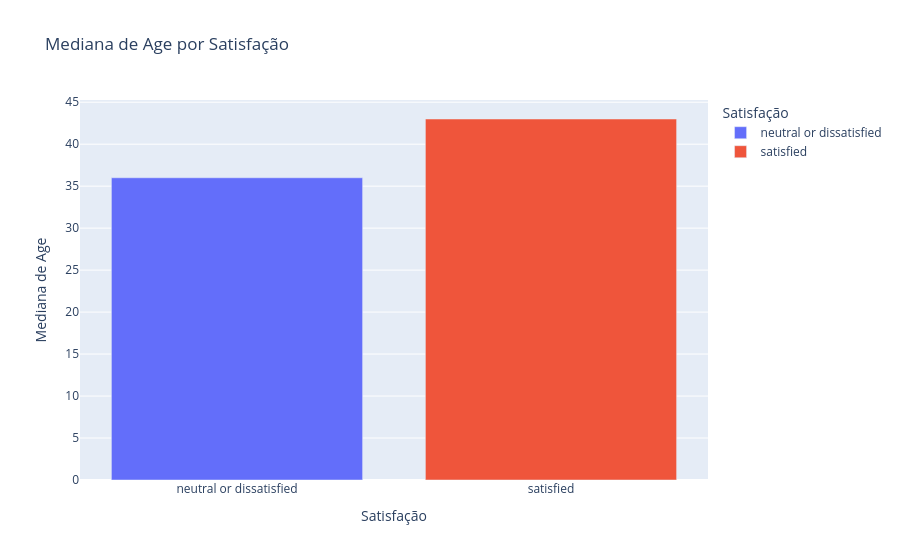
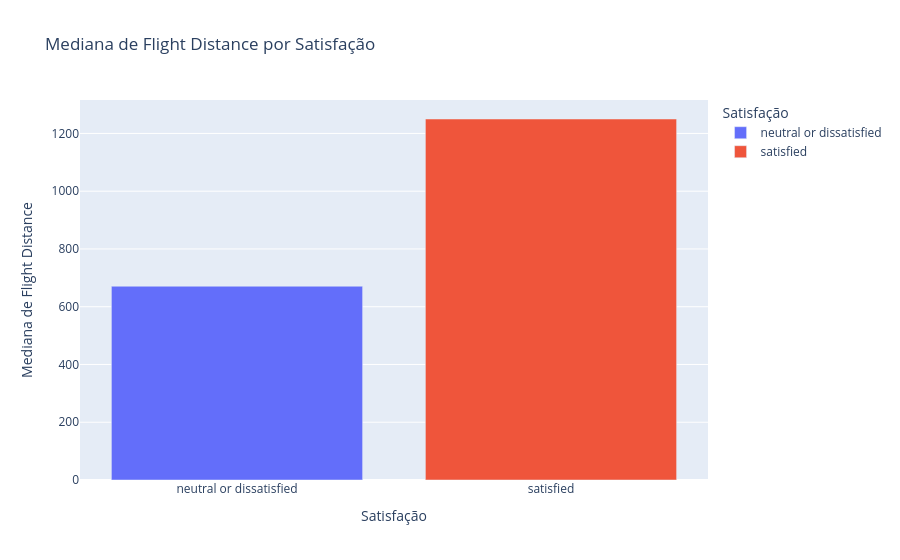
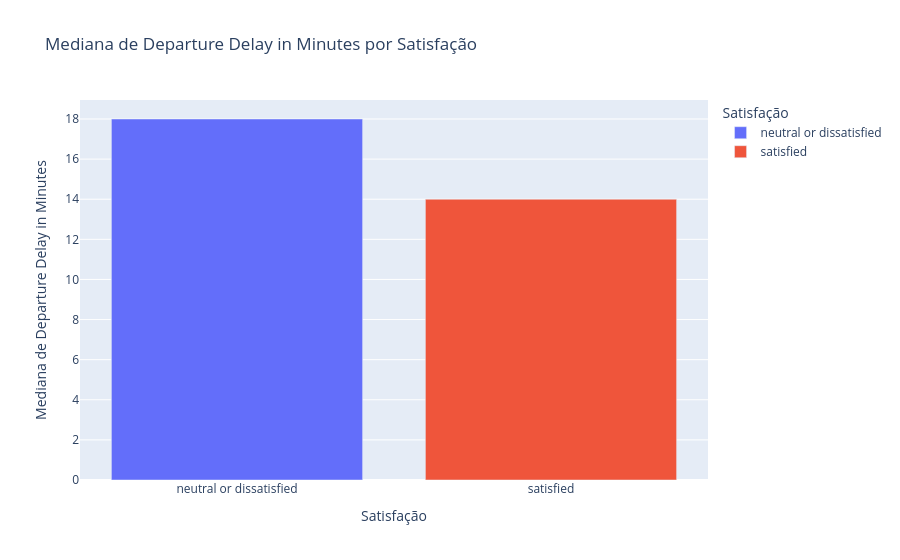
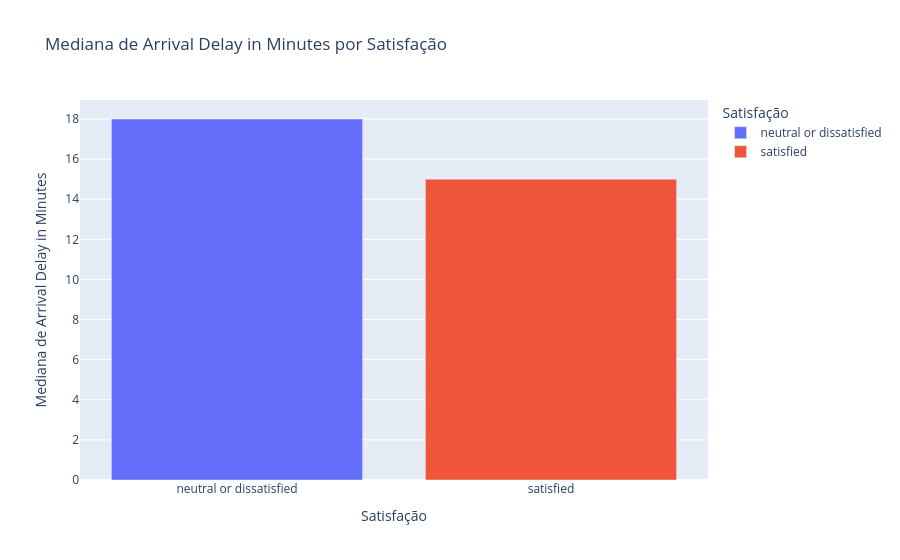

The cell these charts' notebook holds for them, in order:
### Markdown cell above
#### Pude notar que alguns dos dados categoricos estão desbalanceados, será necessário realizar o ajuste mais posteriormente. Agora será feito a análise bivarida dos dados.

### Code cell
colunas = [
    'Age', 
    'Flight Distance', 
    'Departure Delay in Minutes',
    'Arrival Delay in Minutes'
]

for col in colunas:
    if df[col].dtype in ['int64', 'float64']:
        
        # Remove nulos e zeros antes de calcular a mediana
        df_filtrado = df[df[col].notna() & (df[col] > 0)]
        
        # Calcula a mediana da coluna numérica agrupada pelo target
        mediana = df_filtrado.groupby('satisfaction')[col].median().reset_index()
        
        fig = px.bar(
            mediana,
            x='satisfaction',
            y=col,
            title=f'Mediana de {col} por Satisfação',
            labels={'satisfaction': 'Satisfação', col: f'Mediana de {col}'},
            color='satisfaction'
        )
        fig.show()

### Figure 1 — Plotly figure (JSON) as saved in the notebook; plotly's stock layout.template omitted (floating-point values rounded to 4 significant figures)
{"data": [{"hovertemplate": "Satisfação=%{x}<br>Mediana de Age=%{y}<extra></extra>", "legendgroup": "neutral or dissatisfied", "marker": {"color": "#636efa", "pattern": {"shape": ""}}, "name": "neutral or dissatisfied", "orientation": "v", "showlegend": true, "textposition": "auto", "type": "bar", "x": ["neutral or dissatisfied"], "xaxis": "x", "y": [36.0], "yaxis": "y"}, {"hovertemplate": "Satisfação=%{x}<br>Mediana de Age=%{y}<extra></extra>", "legendgroup": "satisfied", "marker": {"color": "#EF553B", "pattern": {"shape": ""}}, "name": "satisfied", "orientation": "v", "showlegend": true, "textposition": "auto", "type": "bar", "x": ["satisfied"], "xaxis": "x", "y": [43.0], "yaxis": "y"}], "layout": {"barmode": "relative", "legend": {"title": {"text": "Satisfação"}, "tracegroupgap": 0}, "title": {"text": "Mediana de Age por Satisfação"}, "xaxis": {"anchor": "y", "categoryarray": ["neutral or dissatisfied", "satisfied"], "categoryorder": "array", "domain": [0, 1], "title": {"text": "Satisfação"}}, "yaxis": {"anchor": "x", "domain": [0, 1], "title": {"text": "Mediana de Age"}}}}

### Figure 2 — Plotly figure (JSON) as saved in the notebook; plotly's stock layout.template omitted (floating-point values rounded to 4 significant figures)
{"data": [{"hovertemplate": "Satisfação=%{x}<br>Mediana de Flight Distance=%{y}<extra></extra>", "legendgroup": "neutral or dissatisfied", "marker": {"color": "#636efa", "pattern": {"shape": ""}}, "name": "neutral or dissatisfied", "orientation": "v", "showlegend": true, "textposition": "auto", "type": "bar", "x": ["neutral or dissatisfied"], "xaxis": "x", "y": [671.0], "yaxis": "y"}, {"hovertemplate": "Satisfação=%{x}<br>Mediana de Flight Distance=%{y}<extra></extra>", "legendgroup": "satisfied", "marker": {"color": "#EF553B", "pattern": {"shape": ""}}, "name": "satisfied", "orientation": "v", "showlegend": true, "textposition": "auto", "type": "bar", "x": ["satisfied"], "xaxis": "x", "y": [1250.0], "yaxis": "y"}], "layout": {"barmode": "relative", "legend": {"title": {"text": "Satisfação"}, "tracegroupgap": 0}, "title": {"text": "Mediana de Flight Distance por Satisfação"}, "xaxis": {"anchor": "y", "categoryarray": ["neutral or dissatisfied", "satisfied"], "categoryorder": "array", "domain": [0, 1], "title": {"text": "Satisfação"}}, "yaxis": {"anchor": "x", "domain": [0, 1], "title": {"text": "Mediana de Flight Distance"}}}}

### Figure 3 — Plotly figure (JSON) as saved in the notebook; plotly's stock layout.template omitted (floating-point values rounded to 4 significant figures)
{"data": [{"hovertemplate": "Satisfação=%{x}<br>Mediana de Departure Delay in Minutes=%{y}<extra></extra>", "legendgroup": "neutral or dissatisfied", "marker": {"color": "#636efa", "pattern": {"shape": ""}}, "name": "neutral or dissatisfied", "orientation": "v", "showlegend": true, "textposition": "auto", "type": "bar", "x": ["neutral or dissatisfied"], "xaxis": "x", "y": [18.0], "yaxis": "y"}, {"hovertemplate": "Satisfação=%{x}<br>Mediana de Departure Delay in Minutes=%{y}<extra></extra>", "legendgroup": "satisfied", "marker": {"color": "#EF553B", "pattern": {"shape": ""}}, "name": "satisfied", "orientation": "v", "showlegend": true, "textposition": "auto", "type": "bar", "x": ["satisfied"], "xaxis": "x", "y": [14.0], "yaxis": "y"}], "layout": {"barmode": "relative", "legend": {"title": {"text": "Satisfação"}, "tracegroupgap": 0}, "title": {"text": "Mediana de Departure Delay in Minutes por Satisfação"}, "xaxis": {"anchor": "y", "categoryarray": ["neutral or dissatisfied", "satisfied"], "categoryorder": "array", "domain": [0, 1], "title": {"text": "Satisfação"}}, "yaxis": {"anchor": "x", "domain": [0, 1], "title": {"text": "Mediana de Departure Delay in Minutes"}}}}

### Figure 4 — Plotly figure (JSON) as saved in the notebook; plotly's stock layout.template omitted (floating-point values rounded to 4 significant figures)
{"data": [{"hovertemplate": "Satisfação=%{x}<br>Mediana de Arrival Delay in Minutes=%{y}<extra></extra>", "legendgroup": "neutral or dissatisfied", "marker": {"color": "#636efa", "pattern": {"shape": ""}}, "name": "neutral or dissatisfied", "orientation": "v", "showlegend": true, "textposition": "auto", "type": "bar", "x": ["neutral or dissatisfied"], "xaxis": "x", "y": [18.0], "yaxis": "y"}, {"hovertemplate": "Satisfação=%{x}<br>Mediana de Arrival Delay in Minutes=%{y}<extra></extra>", "legendgroup": "satisfied", "marker": {"color": "#EF553B", "pattern": {"shape": ""}}, "name": "satisfied", "orientation": "v", "showlegend": true, "textposition": "auto", "type": "bar", "x": ["satisfied"], "xaxis": "x", "y": [15.0], "yaxis": "y"}], "layout": {"barmode": "relative", "legend": {"title": {"text": "Satisfação"}, "tracegroupgap": 0}, "title": {"text": "Mediana de Arrival Delay in Minutes por Satisfação"}, "xaxis": {"anchor": "y", "categoryarray": ["neutral or dissatisfied", "satisfied"], "categoryorder": "array", "domain": [0, 1], "title": {"text": "Satisfação"}}, "yaxis": {"anchor": "x", "domain": [0, 1], "title": {"text": "Mediana de Arrival Delay in Minutes"}}}}
